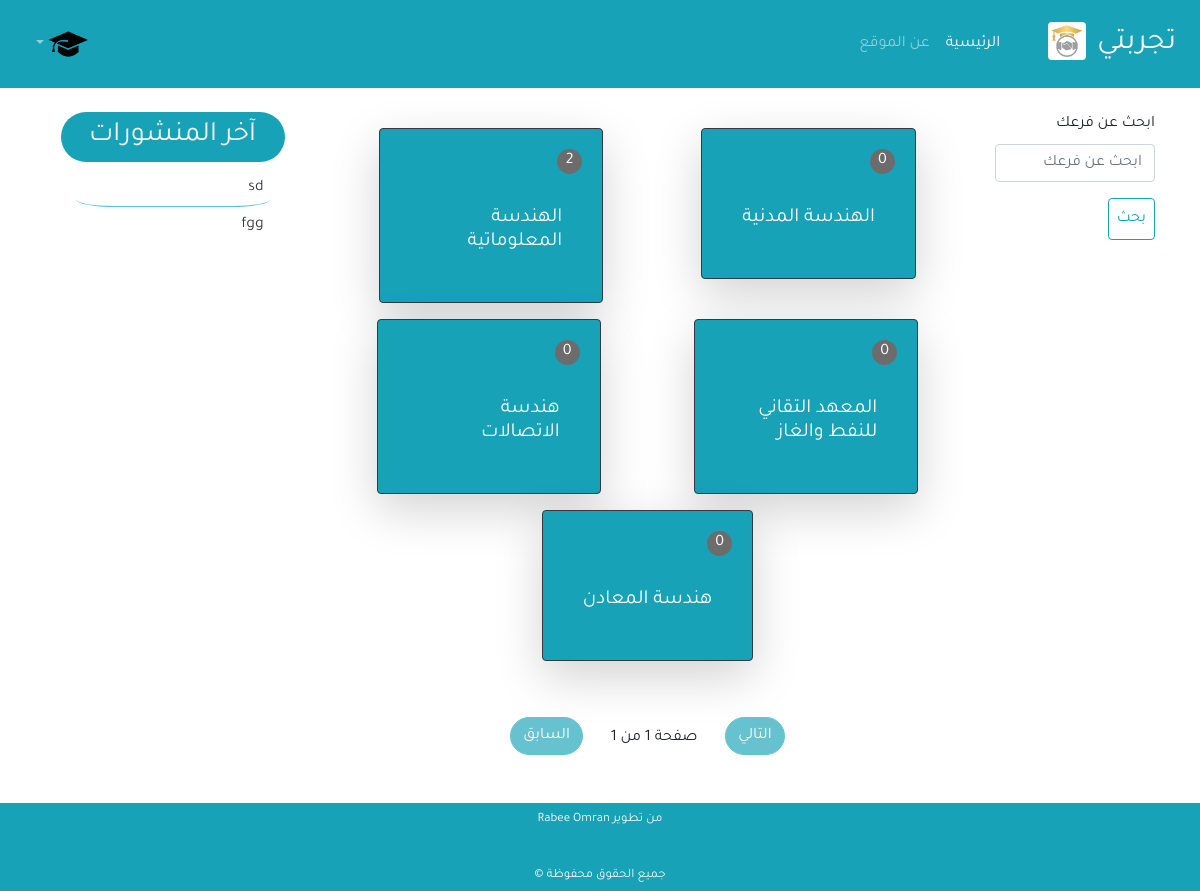
Screenshot of / (signed in) with the database file from the repository.
### tagrebte/models.py (models this page shows, shortened)
class Profile(models.Model):
    image = models.ImageField(default='unnamed.png', upload_to='profile_pics')
    user = models.OneToOneField(User, on_delete=models.CASCADE)

class PostType(models.Model):
    types = models.CharField(max_length=40)
    post_count = models.IntegerField(default=0 , blank=True, null=True)

class Post(models.Model):
    owner = models.ForeignKey(User, related_name='job_owner', on_delete=models.CASCADE,)
    content = models.TextField(max_length=8000)
    post_type = models.ForeignKey(PostType, related_name='post_type', on_delete=models.CASCADE,blank=True, null=True)
    published_at = models.DateTimeField(auto_now=True)
    mytype = models.CharField(max_length=15, choices=POST_TYPE,blank=True, null=True)
    class Meta:
        ordering = ('-published_at',)

### tagrebte/views.py (the view)
# urls.py: path('',views.types ,name = 'types'),
def types(request):
    type = PostType.objects.all()
    post = Post.objects.all()[0:5]
    myfilter = TypeFilter(request.GET, queryset= type)
    type = myfilter.qs
    paginator = Paginator(type, 30)
    page = request.GET.get('page')
    try:
        type = paginator.page(page)
    except PageNotAnInteger:
        type = paginator.page(1)
    except EmptyPage:
        type = paginator.page(paginator.num_pages)
    return render(request, 'types.html', {'title':'الرئيسية','type':type, 'myfilter':myfilter,'page': page,'post':post})

### tagrebte/templates/types.html
{% extends 'base.html'%}
{%load static%}
{% load bootstrap4 %}
 {%block content%}
 <div class="col-md-2 mt-5">
    <form method="GET">
        {% bootstrap_form  myfilter.form %}
        <button class="btn btn-outline-info my-2 my-sm-0 p-2" type="submit">بحث</button>
    </form>
 </div>
 <div class="col-md-7 mt-5">
    <div class="container mt-3">
        <div class="row">
            {% for t in type %}
            <div class="col-auto mx-auto mb-3 ">
                <div class=" card bg-info text-white shadow-lg border-dark ">
                    <div class="card-body">
                    <p class="card-title text-center " style = "height: 25px; width: 25px; background-color: rgb(109, 108, 108); border-radius: 50%;">{{t.post_count}}</p>   <a href="{%  url 'index' t.id   %}" style="color: white; text-decoration: none;"><h5 class="card-body">{{t.types}}</h5></a>
                    </div>
                </div>
            </div>
            {% endfor %}
        </div>
    </div>
    {% include 'pagination.html' with page=type %}
{% endblock content %}
{% block latest %}
<div class="col-md-3 mt-5 mx-auto rounded">
     <div class="rounded card mb-3 mx-auto" style="border-style: none;">
           <h3 class="rounded-pill text-center bg-info text-light p-2">آخر المنشورات</h3>
           <ul class="list-group-flush latest-post">
            {% for p in post %}
            <li class="list-group-item latest-post-item " style="  border-bottom-right-radius: 20%;border-bottom-left-radius: 20%; border-bottom-color: #5bc0de ;">
            <a class="text-dark" style="text-decoration: none;"  href="{% url 'detail' p.id %}">
             {% if p.content|length > 15%}
    {{p.content|slice:'15'}}.....
    {% else %}
    {{p.content}}
    {% endif %}
            </a></li>
            {% empty %}
            <li class="list-group-item latest-comment-item">لا يوجد منشورات بعد</li>
            {%endfor%}
        </ul>
     </div>
 </div>
{% endblock latest %}

### tagrebte/templates/base.html (shortened to what this page needs)
{%load static%}
{% load bootstrap4 %}
<!DOCTYPE html>
<html lang="ar">
<head>
    <link rel="stylesheet" href="{% static 'css/bootstrap.min.css' %}">
    <link rel="stylesheet" href="{% static 'css/main.css' %}">
</head>
<body>
<header>
    <nav class=" navbar  navbar-expand-lg navbar-dark bg-info fixed-top"  >
 <a class="navbar-brand mr-2 "   style=" font-size:30px;" href="{% url 'types' %}">تجربتي
     <img class="rounded mr-1" src="{% static 'images/tagrebte.png' %}" width="38px" alt="Tgrebte" >
    </a>
  <div class="collapse navbar-collapse" id="navbarSupportedContent">
    <ul class="navbar-nav ">
      <li class="nav-item active">
        <a class="nav-link" href="{% url 'types' %}">الرئيسية <span class="sr-only">(current)</span></a>
      </li>
      <li class="nav-item">
  <a class="nav-link" href="{% url 'about' %}"> عن الموقع  </a>
      </li>
    </ul>
     {% if user.is_authenticated %}
                <ul class="navbar-nav mr-auto">
                <li>
                  <div class="dropdown nav-link">
                    <a href="#" class=" nav-link dropdown-toggle" data-toggle="dropdown">
                      <img class="img-fluid rounded-circle border-1 " style="width:40px; height:40px"  src="{{user.profile.image.url}} " alt="{{user.username}} ">
                    </a>
                </li>
                </ul>
                {% else %}
                <ul class="navbar-nav mr-auto">
                   <li class="nav-item"><a class="nav-link" href="{% url 'login' %}">تسجيل دخول</a></li>
                    <li class="nav-item"><a class="nav-link" href="{% url 'register' %}">تسجيل</a></li>
                </ul>
                {% endif %}
  </div>
</nav>
</header>
<section>
   <div class="container pt-3">
        <div class="row mt-5">
  {% block content %}
     {% endblock content %}
 </div>
  {% block latest %}
     {% endblock latest %}
        </div>
   </div>
</section>
<footer class="bg-info">
    <div class="container-fluid">
         <div class="row">
           <div class="col-md ">
              <div class="col mx-auto">
         <div class="ol-md text-center pt-1">
          <small class="text-light">من تطوير Rabee Omran </small>
         </div>
         </div>
         <div class="col mx-auto">
          <div class="col-md text-center pt-1">
          <a class="text-light pl-1" href="mailto:rabeeomran2@gmail.com">  </a>
        </div>     </div>
    <div class="col mx-auto">
         <div class="col-md text-center p-1">
              <small class="text-light">جميع الحقوق محفوظة &copy;</small>
         </div>
    </div>
    </div>
</footer>
</body>
</html>

### tagrebte/templates/pagination.html
       <div class=" pt-3 mt-4 mb-5 text-center">
           {% if page.has_next %}
           <a class="btn btn-info bg-info" style="border-radius: 45px;" href="?page={{page.next_page_number}}">التالي</a>
           {% else %}
           <a class="btn btn-info bg-info disabled" style="border-radius: 45px;" href="#">التالي</a>
           {% endif %}
           <span class="pr-4 pl-4">صفحة {{page.number}} من {{page.paginator.num_pages}}</span>
           {% if page.has_previous %}
           <a class="btn btn-info bg-info" style="border-radius: 45px;" href="?page={{page.previous_page_number}}">السابق</a>
           {% else %}
           <a class="btn btn-info bg-info disabled" style="border-radius: 45px;" href="#">السابق</a>
           {% endif %}
       </div>

### static/css/main.css (style rules this page uses)
body { font-family : 'Tajawal',sans-serif; }
html, body { direction : rtl; text-align : right; }
.latest-post, .latest-comment { padding: 0 15px; }
.latest-post .latest-post-item, .latest-comment .latest-comment-item { padding: 6px; }
.latest-post li:first-child, .latest-comment li:first-child { border-top: 0; }
.latest-post li:last-child, .latest-comment li:last-child { border-bottom: 0; padding-bottom: 0; }
.card { max-width: 14rem !important; transition:0.5s !important; }

### tagrebte/templates/base.html (style rules this page uses)
.navbar-brand , .navbar-li { transition:0.5s; display: block; }

### rows the page displays
PostType: post_count "0", types "الهندسة المدنية"
PostType: post_count "2", types "الهندسة المعلوماتية"
PostType: post_count "0", types "المعهد التقاني للنفط والغاز"
PostType: post_count "0", types "هندسة الاتصالات"
PostType: post_count "0", types "هندسة المعادن"
Post: content "sd"
Post: content "fgg"

### other values shown
{{ page.paginator.num_pages }} "1"
